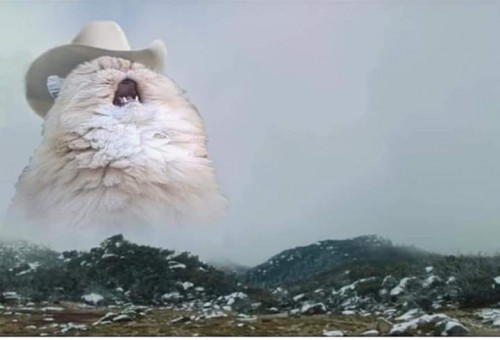
#> input picture img3.png, 500 x 340 px
$ python main.py
#> lines starting #> are read from the running program, lines starting #| are printed output that depends on the picture
import cv2
import matplotlib.pyplot as plt
import numpy as np

def normalize(image):
    return (255 * ((image-image.min()) / (image.max()-image.min()))).astype(np.uint8)

def show_image(image):
    # image = normalize(image).astype('uint8')
    plt.figure()
    plt.imshow(image, cmap='gray',vmin=0,vmax=256)
    plt.show()

def to_grayscale(image):
    image_gray = np.zeros([image.shape[0],image.shape[1]], dtype=np.uint8)
    image_gray[:,:] = image[:,:,0]
    return image_gray

# Функция для удаления значений, выходящих за промежуток [0,255]
def remove_outliers(image):
    image = np.clip(image, 0, 255).astype(np.uint8)
    return image


def show_hist(hist, doprint=False):
    if doprint:
        print(hist)

    plt.figure()
    plt.bar(range(len(hist)), hist.tolist())
    plt.show()


def norm_hist(image):
    image_norm = normalize(image)
    hist = np.zeros(256, dtype=float)
    N = image.shape[0] * image.shape[1]
    keys, vals = np.unique(image_norm, return_counts=True)

    for key, value in zip(keys, vals):
        hist[key] = value
    return hist / N

def pixel_conversion(image,func):
    image_new = np.zeros_like(image)
    for i in range(image.shape[0]):
        for j in range(image.shape[1]):
            image_new[i,j] = func(image[i,j])
    return image_new

def get_integral_function(image):
    hist = norm_hist(image)
    F = np.cumsum(hist)
    return F

def equalize_gist_of_image(image,g_min,g_max):
    F = get_integral_function(image)
    g = np.zeros_like(F, dtype=float)
    for i in range(256):
        g[i] = ((g_max-g_min)*F[i]+g_min)
    print(g.min(),g.max())
    image_new = pixel_conversion(image,lambda x:g[x])
    return image_new

image_orig = cv2.resize(cv2.imread('img3.png',1).astype('uint8')[:,:,::-1], (256,256))
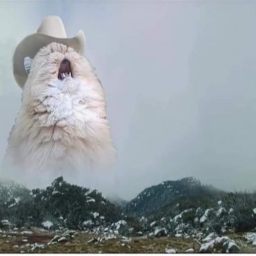
#> image_orig: shape (256, 256, 3); mean R, G, B 147.6, 155.6, 160.8
show_image(image_orig)
image_gray = to_grayscale(image_orig)
#> in to_grayscale, `image_gray[:,:] = image[:,:,0]`:
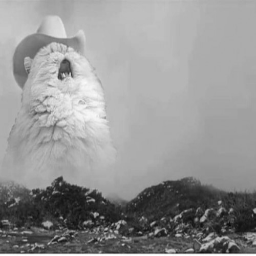
#> image_gray: shape (256, 256); min 6, max 255, mean 147.6


def prep_image(image, g_min, g_max):
    F = get_integral_function(image)
#> in norm_hist, `keys, vals = np.unique(image_norm, return_counts=True)`: keys = 241 values from 0 to 255; vals = 241 values, max 4294 at index 158, min 1 at index 0, mean 271.9
#> the loop in norm_hist, `for key, value in zip(keys, vals):` made 241 passes
#> (key, value) on passes 1 to 3: (0, 1), (8, 1), (9, 5)
#> after the loop in norm_hist, `for key, value in zip(keys, vals):`: hist = 256 values, max 4294 at index 170, min 0 at index 1, mean 256
#> in get_integral_function, `hist = norm_hist(image)`: hist = 256 values, max 0.0655 at index 170, min 0 at index 1, mean 0.00391
#> in get_integral_function, `F = np.cumsum(hist)`: F = 256 values from 1.53e-05 to 1
#> F = 256 values from 1.53e-05 to 1
    g = np.zeros_like(F, dtype=float)
#> g = 256 values from 0 to 0
    for i in range(256):
        if i < g_min:
            g[i] = 255
        elif i > g_max:
            g[i] = i
        else:
            g[i] = (255) * F[i]
#> after the loop, g = 256 values, max 255 at index 0, min 57.96 at index 100, mean 195.1
    show_hist(g)
#> in show_hist, `plt.show()`:
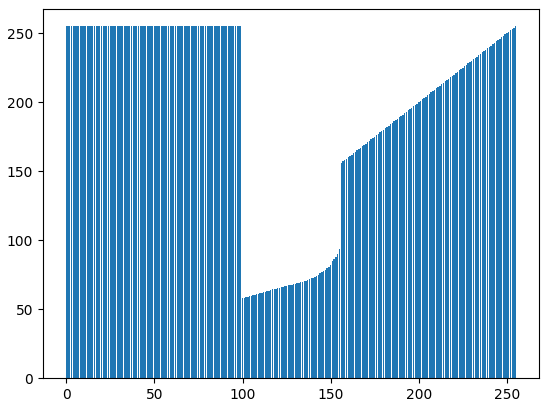
#> figure drawn by matplotlib, 1 panel

    image_new = pixel_conversion(image, lambda x: g[x])
#> after the loop in pixel_conversion, `for i in range(image.shape[0]):`:
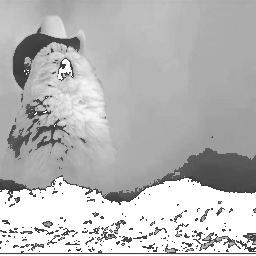
#> image_new: shape (256, 256); min 57, max 255, mean 183.9
    return image_new


image_prep = prep_image(image_gray, 100, 155)
show_image(image_gray)
show_image(image_prep)
show_hist(norm_hist(image_gray))
#> the loop in norm_hist (call 2), `for key, value in zip(keys, vals):` made 241 passes
show_hist(norm_hist(image_prep))
#> in normalize (call 3), `return (255 * ((image-image.min()) / (image.max()-image.min()))).astyp..`:
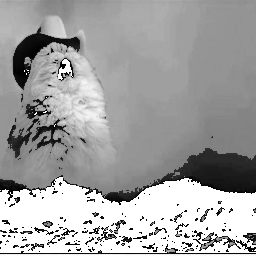
#> returned value: shape (256, 256); min 0, max 255, mean 163.1
#> call 3 of show_hist, with hist = array of shape (256,), doprint = False
#> in show_hist (call 3), `plt.show()`:
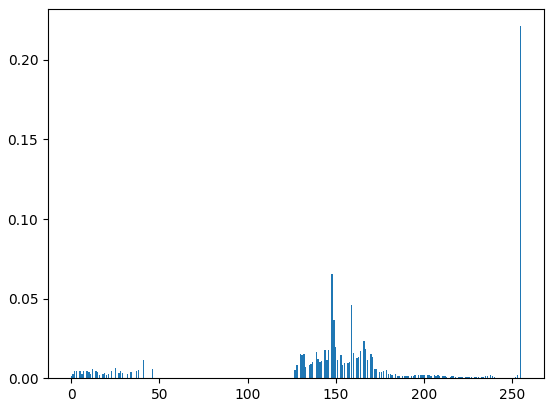
#> figure drawn by matplotlib, 1 panel; tallest bar 0.221 high, from x = 254.6 to 255.4
show_hist(get_integral_function(image_prep))
#> call 4 of show_hist, with hist = array of shape (256,), doprint = False
#> in show_hist (call 4), `plt.show()`:
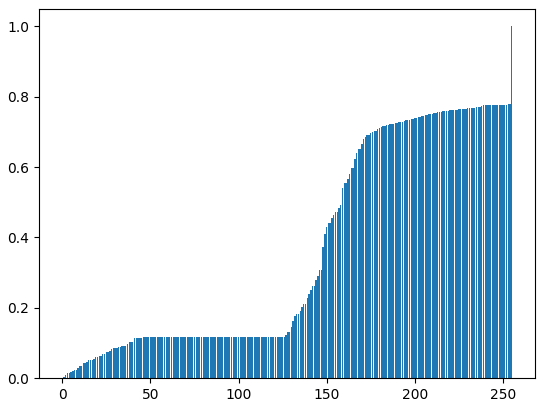
#> figure drawn by matplotlib, 1 panel; tallest bar 1 high, from x = 254.6 to 255.4
